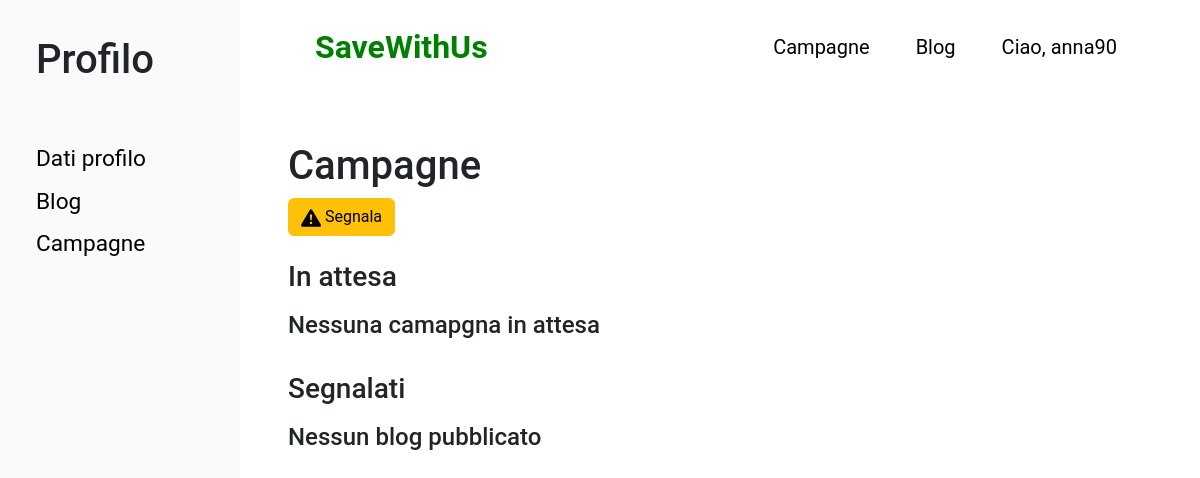
/user.php?page=campagne (signed in), run on an earlier commit of the app's database.
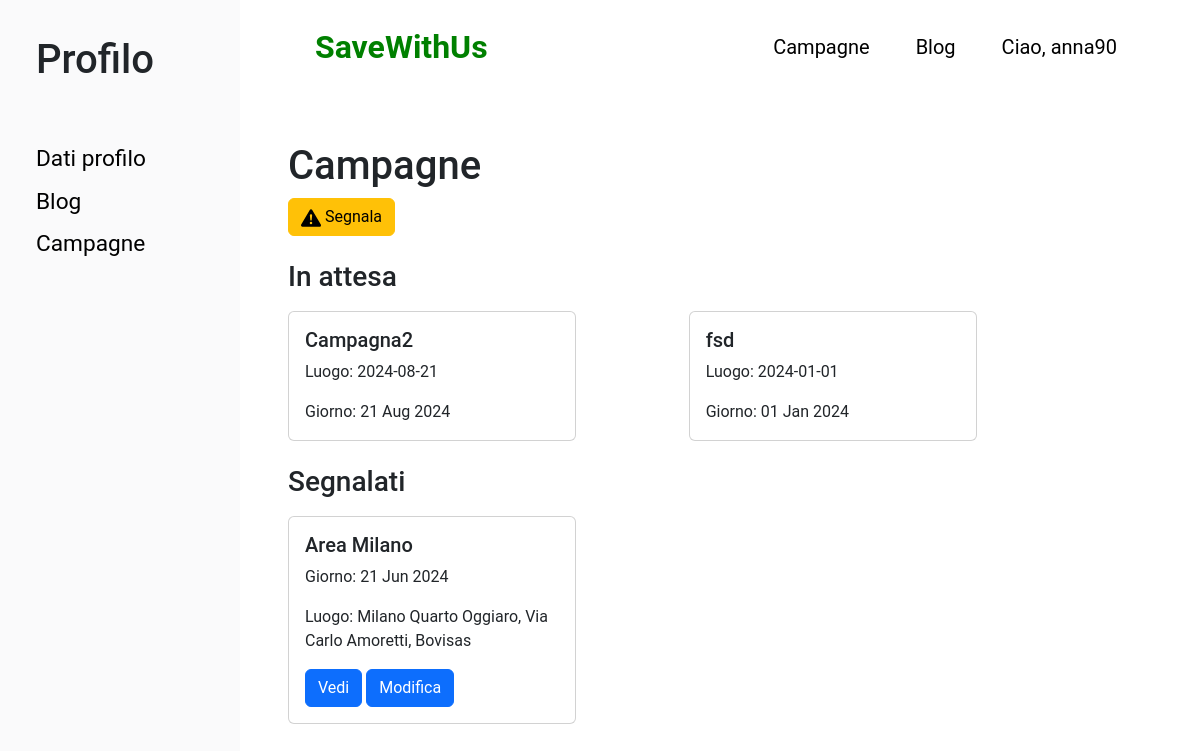
And on a later commit of the database.
### tables this page shows
CREATE TABLE `campagne` (
  `id_campagna` int(11) NOT NULL,
  `nome_campagna` varchar(30) NOT NULL,
  `descrizione` varchar(255) NOT NULL,
  `giorno_ritrovo` date NOT NULL,
  `foto` varchar(100) NOT NULL,
  `stato` int(11) NOT NULL,
  `autore` int(11) NOT NULL,
  `luogo` varchar(50) NOT NULL,
  `latitudine` varchar(255) NOT NULL,
  `longitudine` varchar(255) NOT NULL
);

### functions.php (the view, shortened to what this page needs)
<?php
function get_page_user($page)
{
    include ("./db.php");
    switch ($page) {
            ?>
            <?php
        case 'campagne':
            ?>
            <div class="cont-div">
                <h1>Campagne</h1>
                <button onclick="window.location='segnala.php'" type="button" class="btn btn-warning">
                    Segnala
                </button>
                <div class="attesa">
                    <br>
                    <h3>In attesa</h3>
                    <div class="cards-blogs">
                        <?php
                        $sql = "SELECT campagne.id_campagna, campagne.nome_campagna, campagne.giorno_ritrovo, campagne.luogo FROM `campagne` WHERE campagne.stato='1' and campagne.autore='" . $_SESSION['iduser'] . "'";
                        $result = $conn->query($sql);
                        if ($result->num_rows > 0) {
                            while ($row = $result->fetch_assoc()) {
                                ?>
                                <div class="card" style="width: 18rem;">
                                    <div class="card-body">
                                        <h5 class="card-title"><?= $row['nome_campagna'] ?></h5>
                                        <p class="card-text">Luogo: <?= $row['giorno_ritrovo'] ?></p>
                                        <p class="card-text">Giorno: <?= date('d M Y', strtotime($row['giorno_ritrovo'])); ?></p>
                                    </div>
                                </div>
                                <?php
                            }
                        } else {
                            echo '<h4>Nessuna camapgna in attesa</h4>';
                        }
                        ?>
                    </div>
                </div>
                <br>
                <h3>Segnalati</h3>
                <div class="attesa">
                    <div class="cards-blogs">
                        <?php
                        $sql = "SELECT campagne.id_campagna, campagne.nome_campagna, campagne.giorno_ritrovo, campagne.luogo FROM `campagne` WHERE campagne.stato='2' and campagne.autore='" . $_SESSION['iduser'] . "'";
                        $result = $conn->query($sql);
                        if ($result->num_rows > 0) {
                            while ($row = $result->fetch_assoc()) {
                                ?>
                                <div class="card" style="width: 18rem;">
                                    <div class="card-body">
                                        <h5 class="card-title"><?= $row['nome_campagna'] ?></h5>
                                        <p class="card-text">Giorno: <?= date('d M Y', strtotime($row['giorno_ritrovo'])); ?></p>
                                        <p class="card-text">Luogo: <?= $row['luogo'] ?></p>
                                        <button onclick="window.location.href = 'campagne.php?id=<?= $row['id_campagna'] ?>'"
                                            class="btn btn-primary">Vedi</button>
                                        <button onclick="window.location.href = 'campagne.php?id=<?= $row['id_campagna'] ?>'"
                                            class="btn btn-primary">Modifica</button>
                                    </div>
                                </div>
                                <?php
                            }
                        } else {
                            echo '<h4>Nessun blog pubblicato</h4>';
                        }
                        ?>
                    </div>
                </div>
            </div>
            <?php
            break;
    }
    ?>
    <?php
}
?>

What changed in the data, as far as the page shows it:
added campagne: nome_campagna "Campagna2", giorno_ritrovo "2024-08-21", giorno_ritrovo "21 Aug 2024", shown under "In attesa"
added campagne: nome_campagna "fsd", giorno_ritrovo "2024-01-01", giorno_ritrovo "01 Jan 2024", shown under "In attesa"
added campagne: nome_campagna "Area Milano", giorno_ritrovo "21 Jun 2024", luogo "Milano Quarto Oggiaro, Via Carlo Amoretti, Bovisas", shown under "Segnalati"
Also different on the page:
text no longer shown: "Nessuna camapgna in attesa Nessun blog pubblicato"
